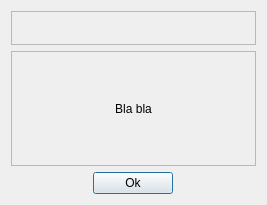
<?xml version="1.0" encoding="UTF-8"?>
<ui version="4.0">
 <class>AboutDialog</class>
 <widget class="QDialog" name="AboutDialog">
  <property name="geometry">
   <rect>
    <x>0</x>
    <y>0</y>
    <width>267</width>
    <height>205</height>
   </rect>
  </property>
  <property name="windowTitle">
   <string>About</string>
  </property>
  <layout class="QGridLayout" name="gridLayout" rowstretch="0,1,0">
   <item row="0" column="0" colspan="3">
    <widget class="QFrame" name="frameLogoAndTitle">
     <property name="frameShape">
      <enum>QFrame::StyledPanel</enum>
     </property>
     <property name="frameShadow">
      <enum>QFrame::Raised</enum>
     </property>
     <layout class="QGridLayout" name="gridLayoutFrameLogoAndTitle">
      <item row="0" column="0">
       <widget class="QLabel" name="labelLogoPixmap">
        <property name="sizePolicy">
         <sizepolicy hsizetype="Fixed" vsizetype="Fixed">
          <horstretch>0</horstretch>
          <verstretch>0</verstretch>
         </sizepolicy>
        </property>
        <property name="pixmap">
         <pixmap resource="qchdman.qrc">:/images/logo-small.png</pixmap>
        </property>
        <property name="margin">
         <number>4</number>
        </property>
       </widget>
      </item>
     </layout>
    </widget>
   </item>
   <item row="1" column="0" colspan="3">
    <widget class="QFrame" name="frameCredits">
     <property name="frameShape">
      <enum>QFrame::StyledPanel</enum>
     </property>
     <property name="frameShadow">
      <enum>QFrame::Raised</enum>
     </property>
     <layout class="QGridLayout" name="gridLayoutFrameCredits">
      <item row="0" column="0">
       <widget class="QLabel" name="labelCredits">
        <property name="text">
         <string notr="true">Bla bla</string>
        </property>
        <property name="alignment">
         <set>Qt::AlignCenter</set>
        </property>
        <property name="wordWrap">
         <bool>true</bool>
        </property>
        <property name="margin">
         <number>4</number>
        </property>
        <property name="openExternalLinks">
         <bool>true</bool>
        </property>
       </widget>
      </item>
     </layout>
    </widget>
   </item>
   <item row="2" column="0">
    <spacer name="horizontalSpacer1">
     <property name="orientation">
      <enum>Qt::Horizontal</enum>
     </property>
     <property name="sizeHint" stdset="0">
      <size>
       <width>125</width>
       <height>20</height>
      </size>
     </property>
    </spacer>
   </item>
   <item row="2" column="1">
    <widget class="QPushButton" name="pushButtonOk">
     <property name="text">
      <string>Ok</string>
     </property>
    </widget>
   </item>
   <item row="2" column="2">
    <spacer name="horizontalSpacer2">
     <property name="orientation">
      <enum>Qt::Horizontal</enum>
     </property>
     <property name="sizeHint" stdset="0">
      <size>
       <width>125</width>
       <height>20</height>
      </size>
     </property>
    </spacer>
   </item>
  </layout>
 </widget>
 <resources>
  <include location="qchdman.qrc"/>
 </resources>
 <connections>
  <connection>
   <sender>pushButtonOk</sender>
   <signal>clicked()</signal>
   <receiver>AboutDialog</receiver>
   <slot>accept()</slot>
   <hints>
    <hint type="sourcelabel">
     <x>184</x>
     <y>256</y>
    </hint>
    <hint type="destinationlabel">
     <x>186</x>
     <y>207</y>
    </hint>
   </hints>
  </connection>
 </connections>
</ui>
